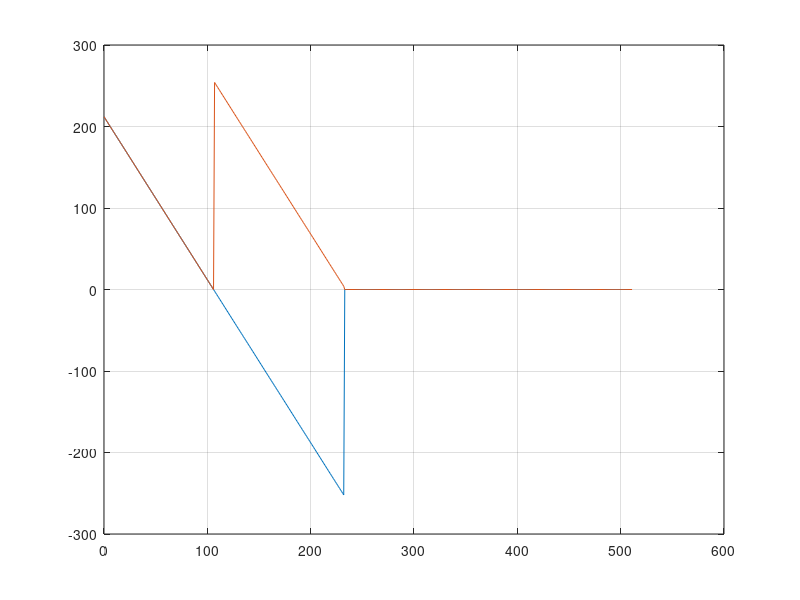

The MATLAB script that drew this image:
close all
% x = [0:1023]*2*pi/768;
% y = (abs(sin(x*2)./x)).^0.5;
% y(1)=2;
% y = 191*y/max(y);
% y = [ bitand([191:1:(191+192)],255) y];
% 
L = 512;
x = [0:(L-1)];

y = (212-2*x);

y = round(y);

y(234:end)=0;

plot(x,y); 
hold on;

i = find(y<0);

while ~isempty(i)
    y(i) = y(i)+256;
    i = find(y<0);
end

y = bitand(y(1:L),255);

plot(x,y);
grid on;

fid = fopen('rast.txt','w');
fprintf(fid,'  db  ');
fprintf(fid,'%i,',round(y(1:end-1)));
fprintf(fid,'%i ',round(y(end)  ));
fprintf(fid,'  \n  ');
fclose(fid);
